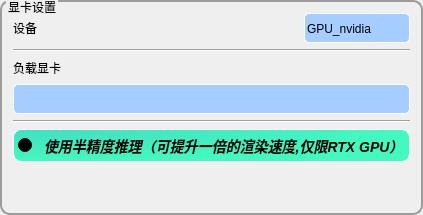
                        <widget class="QGroupBox" name="groupBox_10">
                         <property name="styleSheet">
                          <string notr="true">QGroupBox
{
     font: bold 15pt &quot;Microsoft YaHei&quot;;
     border-color: rgb(156, 156, 156);
     border-width: 2px;
     border-style: solid;
     border-radius:10px;
     margin-top: 6ex;
	 
}
QGroupBox::title {
    subcontrol-origin: margin;
    left: 6px;
top:0px;
}</string>
                         </property>
                         <property name="title">
                          <string>显卡设置</string>
                         </property>
                         <layout class="QVBoxLayout" name="verticalLayout_8">
                          <item>
                           <layout class="QHBoxLayout" name="horizontalLayout_4">
                            <item>
                             <widget class="QLabel" name="label_5">
                              <property name="styleSheet">
                               <string notr="true">font: bold 13pt &quot;Microsoft YaHei&quot;;</string>
                              </property>
                              <property name="text">
                               <string>设备</string>
                              </property>
                             </widget>
                            </item>
                            <item>
                             <spacer name="horizontalSpacer_5">
                              <property name="orientation">
                               <enum>Qt::Horizontal</enum>
                              </property>
                              <property name="sizeHint" stdset="0">
                               <size>
                                <width>40</width>
                                <height>20</height>
                               </size>
                              </property>
                             </spacer>
                            </item>
                            <item>
                             <widget class="QComboBox" name="cb_device">
                              <property name="sizePolicy">
                               <sizepolicy hsizetype="Minimum" vsizetype="Minimum">
                                <horstretch>0</horstretch>
                                <verstretch>0</verstretch>
                               </sizepolicy>
                              </property>
                              <property name="minimumSize">
                               <size>
                                <width>0</width>
                                <height>30</height>
                               </size>
                              </property>
                              <property name="maximumSize">
                               <size>
                                <width>16777215</width>
                                <height>16777215</height>
                               </size>
                              </property>
                              <property name="styleSheet">
                               <string notr="true">QComboBox
{
	border-radius:5px;
	background-color:rgb(165, 205, 255);
	font: bold 13pt &quot;Microsoft YaHei&quot;;
    color:rgb(0,0,0);
    border:1px outset rgb(255, 255, 255);
	padding-top: 2px;
	padding-left: 2px;
}
QComboBox:disabled
{
	background-color:rgba(50,50,50,200);
	font: 75 9pt &quot;Microsoft YaHei&quot;;
    color:rgb(160,160,160);
}
QComboBox:hover
{
	background-color: rgba(165, 205, 255,80%);
	border:1px solid rgb(31,156,220) ;
}
/*点击combox的样式*/
QComboBox:on
{
	border-radius:3px;
	background-color: rgba(165, 205, 255,80%);
	font: 75 9pt &quot;Microsoft YaHei&quot;;
    color:rgb(0,0,0);
    border:1px solid rgb(31,156,220) ;
}
/*下拉框的样式*/
QComboBox QAbstractItemView 
{
    outline: 0px solid gray;  /*取消选中虚线*/
    border: 1px solid rgb(31,156,220);  
    font: 75 9pt &quot;Microsoft YaHei&quot;;
    color: rgb(0,0,0);
    background-color: rgba(165, 205, 255,80%);
    selection-background-color: rgb(90,90,90);   
}
 /*选中每一项高度*/
QComboBox QAbstractItemView::item
 { 
	height: 25px;  
 }
/*选中每一项的字体颜色和背景颜色*/
QComboBox QAbstractItemView::item:selected 
{
    color: rgb(31,163,246);
	background-color: rgb(0,0,0); 
}
 /*下拉箭头的边框*/
QComboBox::drop-down 
{
	border:none;
}
 /*下拉箭头样式*/
QComboBox::down-arrow 
{
    right:10px;/*控制箭头左右偏移*/
    width: 9px;  
    height: 9px; 
  border-image: url(:/white/buttom_white/下1_down-two.svg);
      border-width:8px 8px 8px 8px;
}
 /*下拉箭头点击样式*/
QComboBox::down-arrow:on
{
    width: 9px;  
    height: 9px;   
    border-image: url(:/white/buttom_white/上1_up-two.svg);
    border-width:8px 8px 8px 8px;
}</string>
                              </property>
                              <item>
                               <property name="text">
                                <string>GPU_nvidia</string>
                               </property>
                              </item>
                              <item>
                               <property name="text">
                                <string>GPU_nvidia_trt</string>
                               </property>
                              </item>
                              <item>
                               <property name="text">
                                <string>GPU_amd</string>
                               </property>
                              </item>
                              <item>
                               <property name="text">
                                <string>NCNN</string>
                               </property>
                              </item>
                             </widget>
                            </item>
                           </layout>
                          </item>
                          <item>
                           <widget class="Line" name="line_7">
                            <property name="orientation">
                             <enum>Qt::Horizontal</enum>
                            </property>
                           </widget>
                          </item>
                          <item>
                           <layout class="QHBoxLayout" name="horizontalLayout_9" stretch="1,1">
                            <item>
                             <widget class="QLabel" name="label_8">
                              <property name="styleSheet">
                               <string notr="true">font: bold 13pt &quot;Microsoft YaHei&quot;;</string>
                              </property>
                              <property name="text">
                               <string>负载显卡</string>
                              </property>
                             </widget>
                            </item>
                            <item>
                             <spacer name="horizontalSpacer_6">
                              <property name="orientation">
                               <enum>Qt::Horizontal</enum>
                              </property>
                              <property name="sizeHint" stdset="0">
                               <size>
                                <width>40</width>
                                <height>20</height>
                               </size>
                              </property>
                             </spacer>
                            </item>
                           </layout>
                          </item>
                          <item>
                           <widget class="QComboBox" name="cb_gpu">
                            <property name="sizePolicy">
                             <sizepolicy hsizetype="Minimum" vsizetype="Minimum">
                              <horstretch>0</horstretch>
                              <verstretch>0</verstretch>
                             </sizepolicy>
                            </property>
                            <property name="minimumSize">
                             <size>
                              <width>0</width>
                              <height>30</height>
                             </size>
                            </property>
                            <property name="maximumSize">
                             <size>
                              <width>16777215</width>
                              <height>16777215</height>
                             </size>
                            </property>
                            <property name="styleSheet">
                             <string notr="true">QComboBox
{
	border-radius:5px;
	background-color:rgb(165, 205, 255);
	font: bold 13pt &quot;Microsoft YaHei&quot;;
    color:rgb(0,0,0);
    border:1px outset rgb(255, 255, 255);
	padding-top: 2px;
	padding-left: 2px;
}
QComboBox:disabled
{
	background-color:rgba(50,50,50,200);
	font: 75 9pt &quot;Microsoft YaHei&quot;;
    color:rgb(160,160,160);
}
QComboBox:hover
{
	background-color: rgba(165, 205, 255,80%);
	border:1px solid rgb(31,156,220) ;
}
/*点击combox的样式*/
QComboBox:on
{
	border-radius:3px;
	background-color: rgba(165, 205, 255,80%);
	font: 75 9pt &quot;Microsoft YaHei&quot;;
    color:rgb(0,0,0);
    border:1px solid rgb(31,156,220) ;
}
/*下拉框的样式*/
QComboBox QAbstractItemView 
{
    outline: 0px solid gray;  /*取消选中虚线*/
    border: 1px solid rgb(31,156,220);  
    font: 75 9pt &quot;Microsoft YaHei&quot;;
    color: rgb(0,0,0);
    background-color: rgba(165, 205, 255,80%);
    selection-background-color: rgb(90,90,90);   
}
 /*选中每一项高度*/
QComboBox QAbstractItemView::item
 { 
	height: 25px;  
 }
/*选中每一项的字体颜色和背景颜色*/
QComboBox QAbstractItemView::item:selected 
{
    color: rgb(31,163,246);
	background-color: rgb(0,0,0); 
}
 /*下拉箭头的边框*/
QComboBox::drop-down 
{
	border:none;
}
 /*下拉箭头样式*/
QComboBox::down-arrow 
{
    right:10px;/*控制箭头左右偏移*/
    width: 9px;  
    height: 9px; 
  border-image: url(:/white/buttom_white/下1_down-two.svg);
      border-width:8px 8px 8px 8px;
}
 /*下拉箭头点击样式*/
QComboBox::down-arrow:on
{
    width: 9px;  
    height: 9px;   
    border-image: url(:/white/buttom_white/上1_up-two.svg);
    border-width:8px 8px 8px 8px;
}</string>
                            </property>
                           </widget>
                          </item>
                          <item>
                           <widget class="Line" name="line_8">
                            <property name="orientation">
                             <enum>Qt::Horizontal</enum>
                            </property>
                           </widget>
                          </item>
                          <item>
                           <widget class="QRadioButton" name="rb_half">
                            <property name="styleSheet">
                             <string notr="true">QRadioButton{
  spacing:12px;
  color: rgb(0, 0, 0);
  background-color: qradialgradient(cx:0, cy:0, radius:1, fx:0.1, fy:0.1, stop:0 rgb(66, 226, 192),  stop:1 rgb(66, 250, 192));
  border:1px outset rgb(255, 255, 255);
  border-radius:8px;
  padding:4px;
    font-family: &quot;Microsoft YaHei&quot;;
	font-size: 14px;
	font-style: italic;
	font-weight: bold;
    font: bold 18px &quot;Microsoft YaHei&quot;
}
QRadioButton:hover {
  background-color:rgb(50, 250, 180);
  border:2px outset rgba(36, 36, 36,0);
}
QRadioButton:pressed {
  background-color:rgb(66, 250, 192);
  border:4px outset rgba(36, 36, 36,0);
}</string>
                            </property>
                            <property name="text">
                             <string>使用半精度推理（可提升一倍的渲染速度,仅限RTX GPU）</string>
                            </property>
                            <property name="checked">
                             <bool>true</bool>
                            </property>
                           </widget>
                          </item>
                          <item>
                           <spacer name="verticalSpacer_10">
                            <property name="orientation">
                             <enum>Qt::Vertical</enum>
                            </property>
                            <property name="sizeHint" stdset="0">
                             <size>
                              <width>20</width>
                              <height>40</height>
                             </size>
                            </property>
                           </spacer>
                          </item>
                         </layout>
                        </widget>
